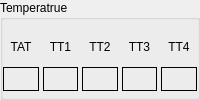
             <widget class="QGroupBox" name="groupBox_2">
              <property name="title">
               <string>Temperatrue</string>
              </property>
              <layout class="QGridLayout" name="gridLayout_2">
               <property name="leftMargin">
                <number>0</number>
               </property>
               <property name="rightMargin">
                <number>0</number>
               </property>
               <property name="bottomMargin">
                <number>0</number>
               </property>
               <property name="spacing">
                <number>4</number>
               </property>
               <item row="0" column="0">
                <widget class="QLabel" name="label_tat_r">
                 <property name="minimumSize">
                  <size>
                   <width>0</width>
                   <height>24</height>
                  </size>
                 </property>
                 <property name="maximumSize">
                  <size>
                   <width>16777215</width>
                   <height>24</height>
                  </size>
                 </property>
                 <property name="text">
                  <string>TAT</string>
                 </property>
                 <property name="alignment">
                  <set>Qt::AlignCenter</set>
                 </property>
                </widget>
               </item>
               <item row="0" column="1">
                <widget class="QLabel" name="label_tt1_r">
                 <property name="minimumSize">
                  <size>
                   <width>0</width>
                   <height>24</height>
                  </size>
                 </property>
                 <property name="maximumSize">
                  <size>
                   <width>16777215</width>
                   <height>24</height>
                  </size>
                 </property>
                 <property name="text">
                  <string>TT1</string>
                 </property>
                 <property name="alignment">
                  <set>Qt::AlignCenter</set>
                 </property>
                </widget>
               </item>
               <item row="0" column="2">
                <widget class="QLabel" name="label_tt2_r">
                 <property name="minimumSize">
                  <size>
                   <width>0</width>
                   <height>24</height>
                  </size>
                 </property>
                 <property name="maximumSize">
                  <size>
                   <width>16777215</width>
                   <height>24</height>
                  </size>
                 </property>
                 <property name="text">
                  <string>TT2</string>
                 </property>
                 <property name="alignment">
                  <set>Qt::AlignCenter</set>
                 </property>
                </widget>
               </item>
               <item row="0" column="3">
                <widget class="QLabel" name="label_tt3_r">
                 <property name="minimumSize">
                  <size>
                   <width>0</width>
                   <height>24</height>
                  </size>
                 </property>
                 <property name="maximumSize">
                  <size>
                   <width>16777215</width>
                   <height>24</height>
                  </size>
                 </property>
                 <property name="text">
                  <string>TT3</string>
                 </property>
                 <property name="alignment">
                  <set>Qt::AlignCenter</set>
                 </property>
                </widget>
               </item>
               <item row="0" column="4">
                <widget class="QLabel" name="label_tt4_r">
                 <property name="minimumSize">
                  <size>
                   <width>0</width>
                   <height>24</height>
                  </size>
                 </property>
                 <property name="maximumSize">
                  <size>
                   <width>16777215</width>
                   <height>24</height>
                  </size>
                 </property>
                 <property name="text">
                  <string>TT4</string>
                 </property>
                 <property name="alignment">
                  <set>Qt::AlignCenter</set>
                 </property>
                </widget>
               </item>
               <item row="1" column="0">
                <widget class="QLabel" name="tat_r">
                 <property name="minimumSize">
                  <size>
                   <width>0</width>
                   <height>24</height>
                  </size>
                 </property>
                 <property name="maximumSize">
                  <size>
                   <width>16777215</width>
                   <height>24</height>
                  </size>
                 </property>
                 <property name="frameShape">
                  <enum>QFrame::Box</enum>
                 </property>
                 <property name="text">
                  <string/>
                 </property>
                </widget>
               </item>
               <item row="1" column="1">
                <widget class="QLabel" name="tt1_r">
                 <property name="minimumSize">
                  <size>
                   <width>0</width>
                   <height>24</height>
                  </size>
                 </property>
                 <property name="maximumSize">
                  <size>
                   <width>16777215</width>
                   <height>24</height>
                  </size>
                 </property>
                 <property name="frameShape">
                  <enum>QFrame::Box</enum>
                 </property>
                 <property name="text">
                  <string/>
                 </property>
                </widget>
               </item>
               <item row="1" column="2">
                <widget class="QLabel" name="tt2_r">
                 <property name="minimumSize">
                  <size>
                   <width>0</width>
                   <height>24</height>
                  </size>
                 </property>
                 <property name="maximumSize">
                  <size>
                   <width>16777215</width>
                   <height>24</height>
                  </size>
                 </property>
                 <property name="frameShape">
                  <enum>QFrame::Box</enum>
                 </property>
                 <property name="text">
                  <string/>
                 </property>
                </widget>
               </item>
               <item row="1" column="3">
                <widget class="QLabel" name="tt3_r">
                 <property name="minimumSize">
                  <size>
                   <width>0</width>
                   <height>24</height>
                  </size>
                 </property>
                 <property name="maximumSize">
                  <size>
                   <width>16777215</width>
                   <height>24</height>
                  </size>
                 </property>
                 <property name="frameShape">
                  <enum>QFrame::Box</enum>
                 </property>
                 <property name="text">
                  <string/>
                 </property>
                </widget>
               </item>
               <item row="1" column="4">
                <widget class="QLabel" name="tt4_r">
                 <property name="minimumSize">
                  <size>
                   <width>0</width>
                   <height>24</height>
                  </size>
                 </property>
                 <property name="maximumSize">
                  <size>
                   <width>16777215</width>
                   <height>24</height>
                  </size>
                 </property>
                 <property name="frameShape">
                  <enum>QFrame::Box</enum>
                 </property>
                 <property name="text">
                  <string/>
                 </property>
                </widget>
               </item>
              </layout>
             </widget>
